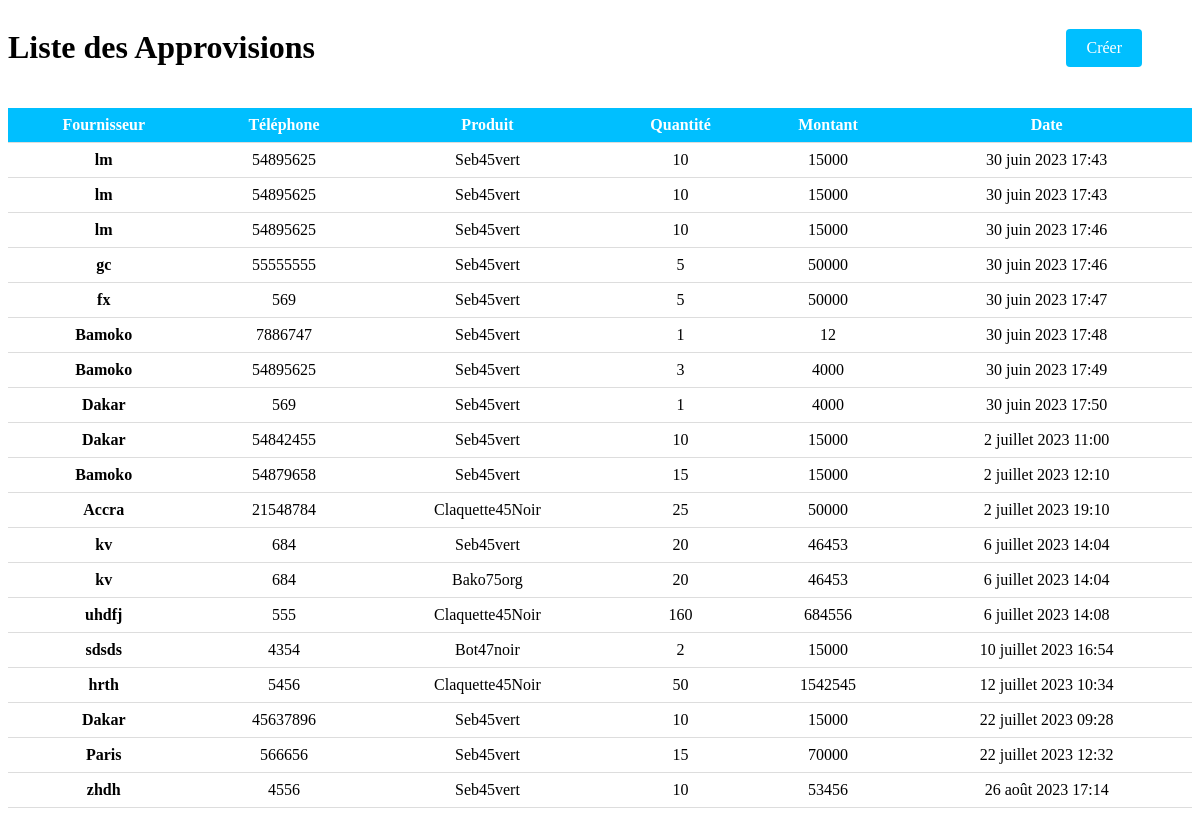
The page /approvisions (signed in) on the database its author committed.
### Gestion/models.py (models this page shows, shortened)
class Approvision(models.Model):
    Fournisseur = models.CharField(max_length=25)
    Telephone = models.CharField(max_length=8)
    Produit = models.ForeignKey(Produit, related_name= 'Approvision', on_delete= models.CASCADE)
    Quantite = models.IntegerField(default=1)
    Montant = models.IntegerField(default=0)
    date_added = models.DateTimeField(auto_now=True)
    class meta:
        ordering = ['-date_added']
        verbose_name = ("Facture")
        verbose_name_plurial = ("Factures")

class Produit(models.Model):
    Name = models.CharField(max_length=15)
    Description = models.TextField()
    Prix = models.IntegerField(default=8500)
    Quantite = models.IntegerField(default=0)
    Id = models.CharField(max_length=30, primary_key=True)
    Image = models.ImageField(upload_to= 'media', blank=True)
    date_added = models.DateTimeField(auto_now=True)
    def __str__(self) -> str:
        return f"{self.Id}"
    class meta:
        ordering = ['-date_added']
        verbose_name = ("Produit")
        verbose_name_plurial = ("Produits")

### Gestion/views.py (the view)
# urls.py: path('approvisions', approvision, name='page_approvisions'),
@login_required(login_url='login')
def approvision(request):
    user = request.user
    if(request.method == "GET"):
        approvisions = Approvision.objects.all()
        context = {"approvisions": approvisions}
        return render(request, "gestion/approvisions.html", context=context)

### Gestion/templates/gestion/approvisions.html (shortened to what this page needs)
<!DOCTYPE html>
<html>
<head>
</head>
<body>
    <div class="header">
        <h1>Liste des Approvisions</h1>
        <a href="{% url 'creer_approvision' %}" style="margin-right: 50px;" class="create-button">Créer</a>
    </div>
    <table>
        <tr>
            <th>Fournisseur</th>
            <th>Téléphone</th>
            <th>Produit</th>
            <th>Quantité</th>
            <th>Montant</th>
            <th>Date</th>
        </tr>
            {% for approvision in approvisions%}
                <tr>
                    <td><span>{{approvision.Fournisseur}}</span></td>
                    <td>{{ approvision.Telephone}}</td>
                    <td>{{ approvision.Produit}}</td>
                    <td>{{ approvision.Quantite}}</td>
                    <td>{{ approvision.Montant}}</td>
                    <td>{{approvision.date_added}}</td>
                </tr>
            {% endfor %}
    </table>
</body>
</html>

### Gestion/templates/gestion/approvisions.html (style rules this page uses)
table { border-collapse: collapse; width: 100%; }
th, td { padding: 8px; text-align: left; border-bottom: 1px solid #ddd; text-align: center; }
th { background-color: #00bfff; color: white; }
span { font-weight: bold; }
.header { display: flex; justify-content: space-between; align-items: center; margin-bottom: 20px; }
.create-button { background-color: #00bfff; color: white; border: none; padding: 10px 20px; text-align: center; text-decoration: none; display: inline-block; font-size: 16px; border-radius: 4px; cursor: pointer; }

### rows shown on the page
Approvision: Fournisseur "lm", Telephone "54895625", Produit "Seb45vert", Quantite "10", Montant "15000", date_added "30 juin 2023 17:43"
Approvision: Fournisseur "lm", Telephone "54895625", Produit "Seb45vert", Quantite "10", Montant "15000", date_added "30 juin 2023 17:43"
Approvision: Fournisseur "lm", Telephone "54895625", Produit "Seb45vert", Quantite "10", Montant "15000", date_added "30 juin 2023 17:46"
Approvision: Fournisseur "gc", Telephone "55555555", Produit "Seb45vert", Quantite "5", Montant "50000", date_added "30 juin 2023 17:46"
Approvision: Fournisseur "fx", Telephone "569", Produit "Seb45vert", Quantite "5", Montant "50000", date_added "30 juin 2023 17:47"
Approvision: Fournisseur "Bamoko", Telephone "7886747", Produit "Seb45vert", Quantite "1", Montant "12", date_added "30 juin 2023 17:48"
Approvision: Fournisseur "Bamoko", Telephone "54895625", Produit "Seb45vert", Quantite "3", Montant "4000", date_added "30 juin 2023 17:49"
Approvision: Fournisseur "Dakar", Telephone "569", Produit "Seb45vert", Quantite "1", Montant "4000", date_added "30 juin 2023 17:50"
Approvision: Fournisseur "Dakar", Telephone "54842455", Produit "Seb45vert", Quantite "10", Montant "15000", date_added "2 juillet 2023 11:00"
Approvision: Fournisseur "Bamoko", Telephone "54879658", Produit "Seb45vert", Quantite "15", Montant "15000", date_added "2 juillet 2023 12:10"
Approvision: Fournisseur "Accra", Telephone "21548784", Produit "Claquette45Noir", Quantite "25", Montant "50000", date_added "2 juillet 2023 19:10"
Approvision: Fournisseur "kv", Telephone "684", Produit "Seb45vert", Quantite "20", Montant "46453", date_added "6 juillet 2023 14:04"
Approvision: Fournisseur "kv", Telephone "684", Produit "Bako75org", Quantite "20", Montant "46453", date_added "6 juillet 2023 14:04"
Approvision: Fournisseur "uhdfj", Telephone "555", Produit "Claquette45Noir", Quantite "160", Montant "684556", date_added "6 juillet 2023 14:08"
Approvision: Fournisseur "sdsds", Telephone "4354", Produit "Bot47noir", Quantite "2", Montant "15000", date_added "10 juillet 2023 16:54"
Approvision: Fournisseur "hrth", Telephone "5456", Produit "Claquette45Noir", Quantite "50", Montant "1542545", date_added "12 juillet 2023 10:34"
Approvision: Fournisseur "Dakar", Telephone "45637896", Produit "Seb45vert", Quantite "10", Montant "15000", date_added "22 juillet 2023 09:28"
Approvision: Fournisseur "Paris", Telephone "566656", Produit "Seb45vert", Quantite "15", Montant "70000", date_added "22 juillet 2023 12:32"
Approvision: Fournisseur "zhdh", Telephone "4556", Produit "Seb45vert", Quantite "10", Montant "53456", date_added "26 août 2023 17:14"
